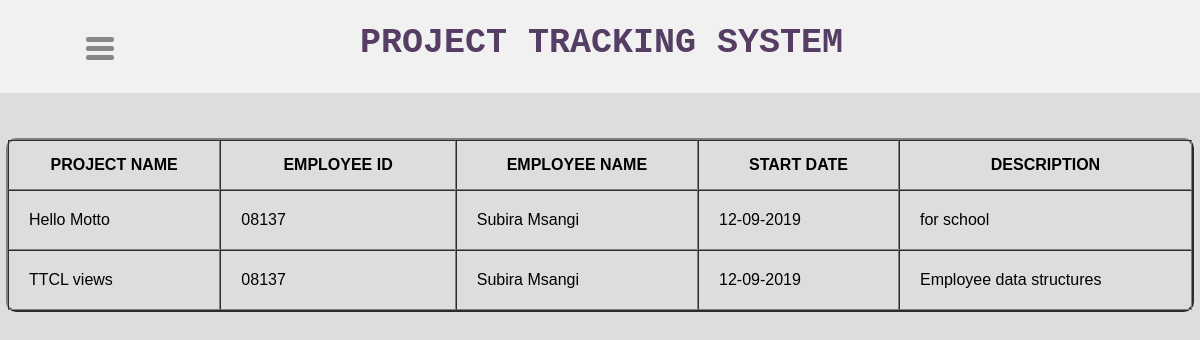
Page /viewproj.php (signed in) on the committed database.
### tables this page shows
CREATE TABLE `project` (
  `project_name` varchar(60) NOT NULL,
  `project_id` int(30) NOT NULL,
  `employee_id` varchar(30) NOT NULL,
  `employee_name` varchar(60) NOT NULL,
  `start_date` varchar(30) NOT NULL,
  `description` varchar(255) NOT NULL
);

### viewproj.php (the view, shortened to what this page needs)
<?php
  $email=$_SESSION['employee_name'];
  ?>
<html>
<head>
    <!DOCTYPE html>
<html>
<head>
<link rel="stylesheet" type="text/css" href="css/viewproj.css">
</head>
<body>
<div class="header">
<div class="header-left">
	<h1>PROJECT TRACKING SYSTEM</h1>
</div>
</div>
<a href="#menu" id="toggle"><span></span></a>
	<div id="div-id-name">
    <table border="2" cellspacing="0" cellpadding="0" align=center>
        <thead>
            <tr>
                <th>PROJECT NAME</th>
				<th>EMPLOYEE ID</th>
				<th>EMPLOYEE NAME</th>
                <th>START DATE</th>
				<th>DESCRIPTION</th>
            </tr>
        </thead>
        <tbody>
		<?php
	include('conn.php');
$sql = "SELECT *  FROM project WHERE employee_name = '$email'";
if ($result = mysqli_query($conn, $sql)) {
    while ($row = mysqli_fetch_assoc($result)) {
        echo "<tr>
		<td>".$row["project_name"]."</td>
		<td>".$row["employee_id"]."</td>
		<td>".$row["employee_name"]."</td>
		<td>".$row["start_date"]."</td>
		<td>".$row["description"]."</td>
		</tr>";
    }
}
?>
        </tbody>
    </table>
</div>
</body>
</html>

### viewproj.css (style rules this page uses)
body { background-position: center; background: #DCDDDF url(https://cssdeck.com/uploads/media/items/7/7AF2Qzt.png);*/ color: #000; font: 14px Arial; margin: 0 auto; padding: 0; position: relative; }
h1 { font-size:35px; font-family: "Lucida Console", Courier, monospace; color:#563D64; }
a { text-decoration: none; }
.header { position: relative; bottom: 17px; background-color: #f1f1f1; height: 60px; padding: 25px 10px; }
.header-left { float: left; position: absolute; top: 15%; left: 30%; }
#toggle { display: block; width: 28px; height: 30px; margin: -1px auto; position: relative; right: 600px; bottom: 55px; }
#toggle span:after, #toggle span:before { content: ""; position: absolute; left: 0; top: -9px; }
#toggle span:after { top: 9px; }
#toggle span { position: relative; left: 100px; bottom: 8px; display: block; }
#toggle span, #toggle span:after, #toggle span:before { width: 100%; height: 5px; background-color: #888; transition: all 0.3s; backface-visibility: visible; border-radius: 2px; }
table { border-radius: 10px; border-color: solid black; width: 99%; }
td { height: 10px; width: 10px; text-align: left; padding: 20px; vertical-align: center; }
th { height: 50px; width: 10px; text-align: center; vertical-align: center; }

### rows in the picture
project: project_name "Hello Motto", employee "08137", employee_name "Subira Msangi", start_date "12-09-2019", description "for school"
project: project_name "TTCL views", employee "08137", employee_name "Subira Msangi", start_date "12-09-2019", description "Employee data structures"
